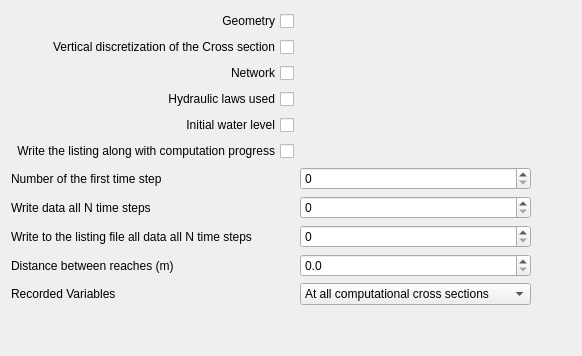
     <widget class="QWidget" name="tabRes">
      <attribute name="title">
       <string>Results</string>
      </attribute>
      <layout class="QGridLayout" name="gridLayout_12">
       <item row="0" column="0">
        <layout class="QGridLayout" name="gridLayout_11">
         <item row="7" column="0">
          <widget class="QLabel" name="label_pasStock">
           <property name="text">
            <string>Write data all N time steps</string>
           </property>
          </widget>
         </item>
         <item row="4" column="0">
          <widget class="QCheckBox" name="impressionligneEauInitiale">
           <property name="layoutDirection">
            <enum>Qt::RightToLeft</enum>
           </property>
           <property name="text">
            <string>Initial water level</string>
           </property>
          </widget>
         </item>
         <item row="5" column="0">
          <widget class="QCheckBox" name="impressionCalcul">
           <property name="layoutDirection">
            <enum>Qt::RightToLeft</enum>
           </property>
           <property name="text">
            <string>Write the listing along with computation progress</string>
           </property>
          </widget>
         </item>
         <item row="1" column="0">
          <widget class="QCheckBox" name="impressionPlanimetrage">
           <property name="layoutDirection">
            <enum>Qt::RightToLeft</enum>
           </property>
           <property name="text">
            <string>Vertical discretization of the Cross section</string>
           </property>
          </widget>
         </item>
         <item row="11" column="0">
          <spacer name="verticalSpacer_11">
           <property name="orientation">
            <enum>Qt::Vertical</enum>
           </property>
           <property name="sizeHint" stdset="0">
            <size>
             <width>20</width>
             <height>40</height>
            </size>
           </property>
          </spacer>
         </item>
         <item row="2" column="0">
          <widget class="QCheckBox" name="impressionReseau">
           <property name="layoutDirection">
            <enum>Qt::RightToLeft</enum>
           </property>
           <property name="text">
            <string>Network</string>
           </property>
          </widget>
         </item>
         <item row="8" column="0">
          <widget class="QLabel" name="label_pasImpression">
           <property name="text">
            <string>Write to the listing file all data all N time steps</string>
           </property>
          </widget>
         </item>
         <item row="0" column="0">
          <widget class="QCheckBox" name="impressionGeometrie">
           <property name="layoutDirection">
            <enum>Qt::RightToLeft</enum>
           </property>
           <property name="text">
            <string>Geometry</string>
           </property>
          </widget>
         </item>
         <item row="9" column="0">
          <widget class="QLabel" name="label_ecartInterBranch">
           <property name="text">
            <string>Distance between reaches (m)</string>
           </property>
          </widget>
         </item>
         <item row="6" column="0">
          <widget class="QLabel" name="label_premPasTpsStock">
           <property name="text">
            <string>Number of the first time step</string>
           </property>
          </widget>
         </item>
         <item row="3" column="0">
          <widget class="QCheckBox" name="impressionLoiHydraulique">
           <property name="layoutDirection">
            <enum>Qt::RightToLeft</enum>
           </property>
           <property name="text">
            <string>Hydraulic laws used</string>
           </property>
          </widget>
         </item>
         <item row="10" column="0">
          <widget class="QLabel" name="label_option">
           <property name="text">
            <string>Recorded Variables</string>
           </property>
          </widget>
         </item>
         <item row="10" column="1">
          <widget class="QComboBox" name="option">
           <property name="currentIndex">
            <number>0</number>
           </property>
           <item>
            <property name="text">
             <string>At all computational cross sections</string>
            </property>
           </item>
           <item>
            <property name="text">
             <string>Output points layer</string>
            </property>
           </item>
           <item>
            <property name="text">
             <string>Profiles + Up/Downstream singularity</string>
            </property>
           </item>
          </widget>
         </item>
         <item row="9" column="1">
          <widget class="QDoubleSpinBox" name="ecartInterBranch">
           <property name="decimals">
            <number>1</number>
           </property>
           <property name="maximum">
            <double>1000000000.000000000000000</double>
           </property>
           <property name="singleStep">
            <double>0.100000000000000</double>
           </property>
          </widget>
         </item>
         <item row="8" column="1">
          <widget class="QSpinBox" name="pasImpression">
           <property name="maximum">
            <number>999999999</number>
           </property>
          </widget>
         </item>
         <item row="7" column="1">
          <widget class="QSpinBox" name="pasStock">
           <property name="maximum">
            <number>999999999</number>
           </property>
          </widget>
         </item>
         <item row="6" column="1">
          <widget class="QSpinBox" name="premPasTpsStock">
           <property name="maximum">
            <number>999999999</number>
           </property>
          </widget>
         </item>
         <item row="7" column="2">
          <spacer name="horizontalSpacer_4">
           <property name="orientation">
            <enum>Qt::Horizontal</enum>
           </property>
           <property name="sizeHint" stdset="0">
            <size>
             <width>40</width>
             <height>20</height>
            </size>
           </property>
          </spacer>
         </item>
        </layout>
       </item>
      </layout>
     </widget>
